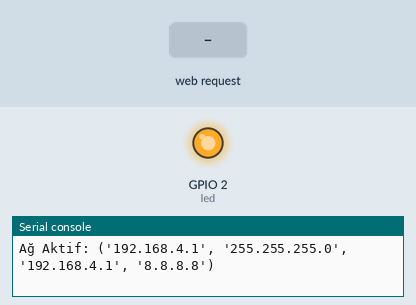
This program was run on a simulated ESP8266 board running MicroPython. On the bench: output pins drawn as LEDs (lit = HIGH, except the on-board LED, lit = LOW), the last lines printed to the serial console. The test bench sets the inputs (shaded band). The board's own WiFi access point starts at once.

Above: at 1.2 s.
1.3 s: HTTP request GET /?led=off received
At 1.6 s:
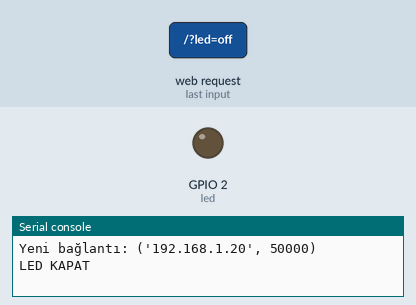
2.8 s: HTTP request GET /?led=on received
At 4.0 s:
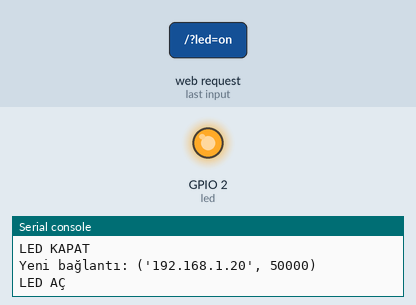
Timing chart, 0 to 5.8 s (numbered marks = the images above; inputs shaded):
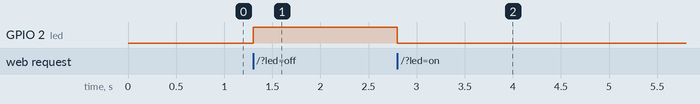

The program:

main.py
```python
import network
import socket
from machine import Pin, Timer


led = Pin(2, Pin.OUT)


ap = network.WLAN(network.AP_IF)
ap.active(True)
ap.config(essid='FakeWifi', password='12345678')
ap.ifconfig(('192.168.4.1', '255.255.255.0', '192.168.4.1', '8.8.8.8'))
ap.config(pm=0)


while not ap.active():
    pass
print('Ağ Aktif:', ap.ifconfig())


led_state = False


def web_page():
    global led_state
    if led_state:
        gpio_state = "ON"
    else:
        gpio_state = "OFF"

    html = f"""
    <html>
    <head>
        <title>ESP8266 Web Server</title>
        <meta name="viewport" content="width=device-width, initial-scale=1">
    </head>
    <body>
        <h1>ESP8266 Web Server</h1>
        <p>LED State: {gpio_state}</p>
        <a href="/?led=on"><button>LED ON</button></a>
        <a href="/?led=off"><button>LED OFF</button></a>
    </body>
    </html>
    """
    return html


s = socket.socket(socket.AF_INET, socket.SOCK_STREAM)
s.bind(('', 80))
s.listen(5)


def keep_alive(timer):
    pass


timer = Timer(0)
timer.init(period=10000, mode=Timer.PERIODIC, callback=keep_alive)

while True:
    conn, addr = s.accept()
    print('Yeni bağlantı:', addr)
    request = conn.recv(1024)
    request = str(request)


    if '/?led=on' in request:
        print('LED AÇ')
        led_state = True
        led.value(0)
    if '/?led=off' in request:
        print('LED KAPAT')
        led_state = False
        led.value(1)


    response = web_page()
    conn.send('HTTP/1.1 200 OK\n')
    conn.send('Content-Type: text/html\n')
    conn.send('Connection: close\n\n')
    conn.sendall(response)
    conn.close()
```

Measured:
- after the input at 1.3 s, GPIO 2 (led): LOW → HIGH at once
- after the input at 2.8 s, GPIO 2 (led): HIGH → LOW at once
